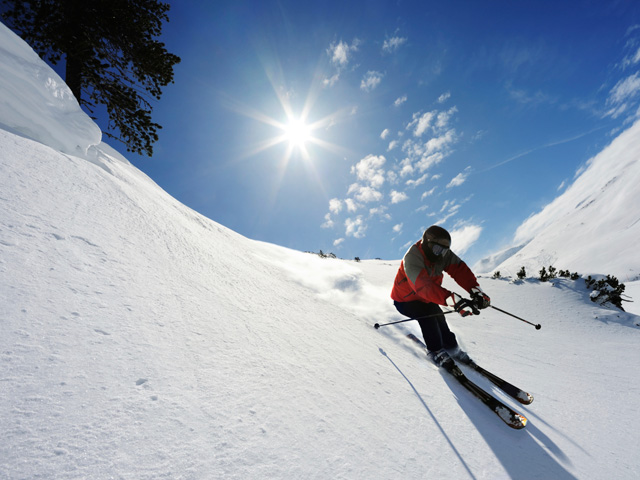
%> input picture Project/Matlab/skiOskar.jpg, 640 x 480 px
$ octave matlabPic.m   (GNU Octave 9; MATLAB toolbox functions it lacks are replaced by stand-ins)
%> lines starting %> are read from the running program, lines starting %| are printed output that depends on the picture

clc;
clear;
close all;
I = imread('skiOskar.jpg');
%> I is the input picture: size 480x640x3 uint8; mean R, G, B 149.2, 162.8, 180.6
I = rgb2gray(I);
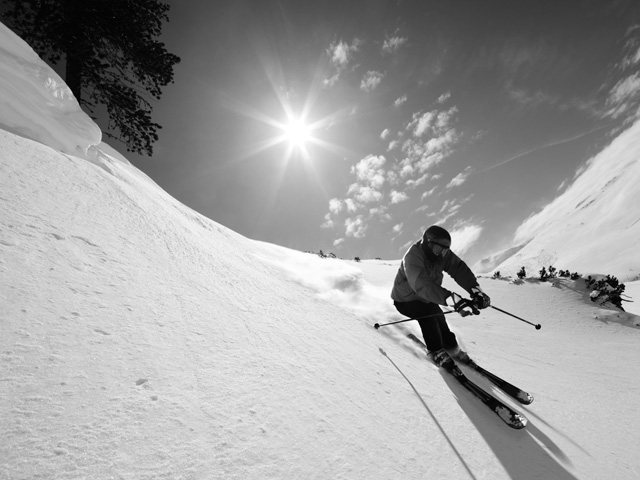
%> I: size 480x640 uint8; min 0, max 255, mean 160.8
I = imresize(I, (1/1));
%I2 = I;
I2 = I/16;

[height,width] = size(I)
%> height = 480; width = 640
figure,imshow(I);
% [16 lines of commented-out code are left out]


Iblur = imgaussfilt(I, 3);
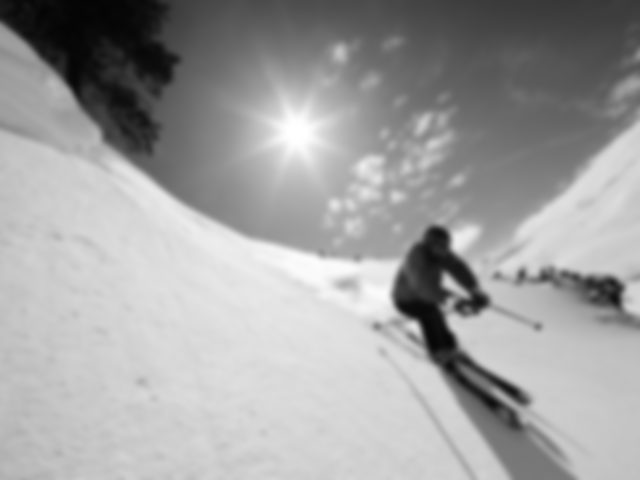
%> Iblur: size 480x640 uint8; min 4, max 255, mean 160.8
b = imsharpen(I,'Radius',2,'Amount',100);
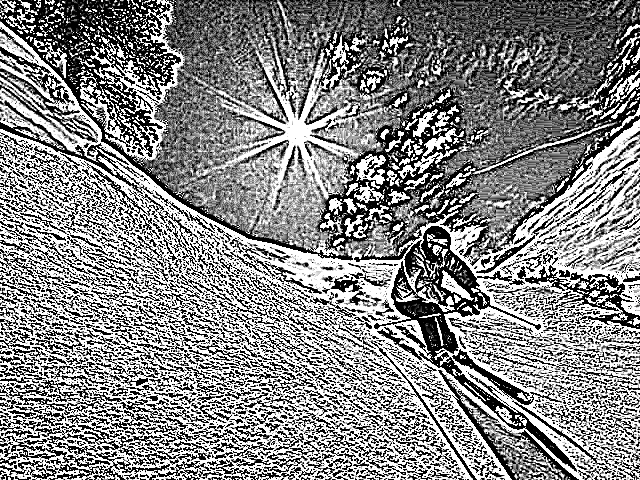
%> b: size 480x640 uint8; min 0, max 255, mean 134.8
figure,imshow(b);


%%I_ = reshape(I,[height,width]);

%%

%> (the run ends here)
